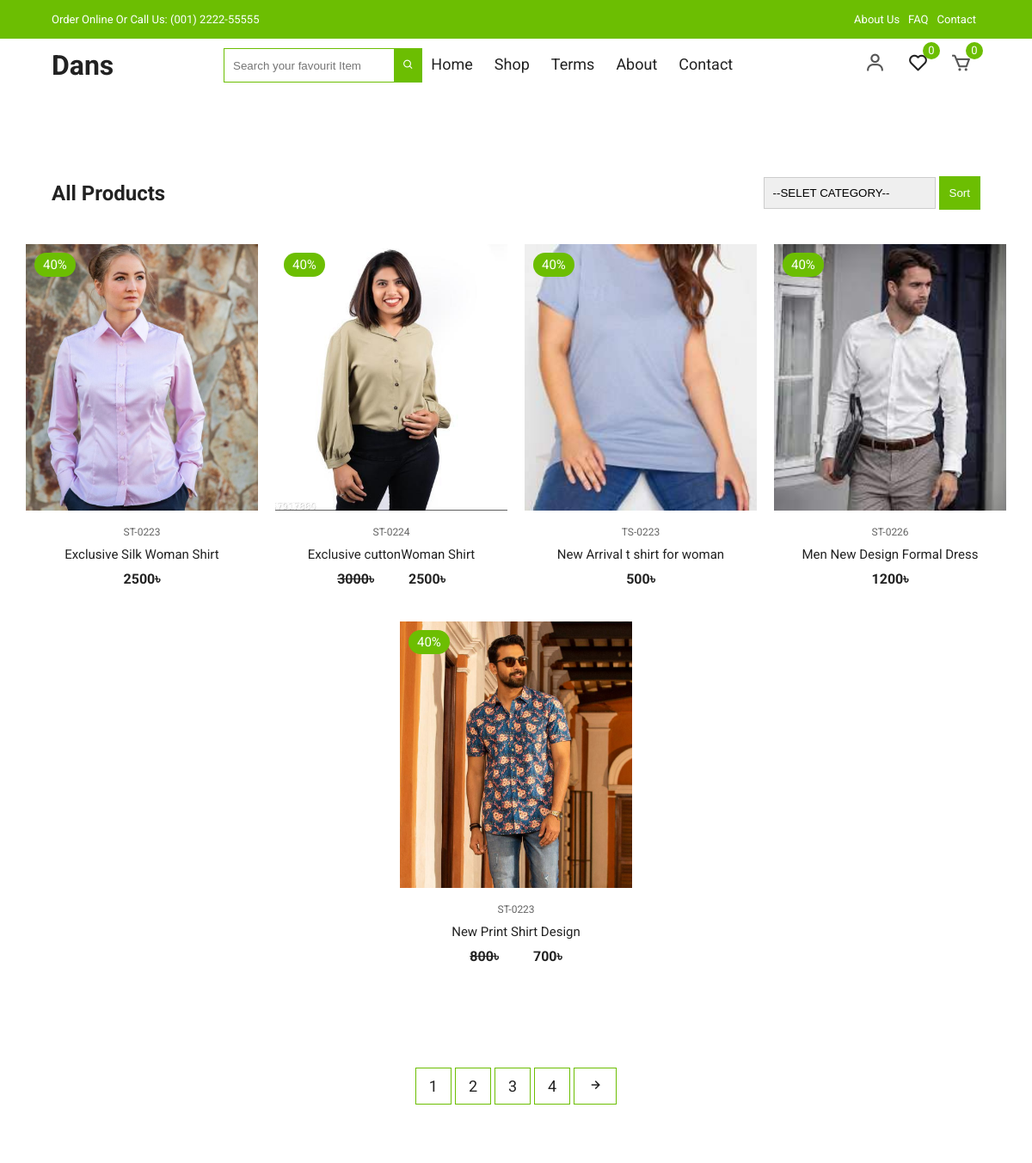
/product-shop/ (upper part), run on an earlier commit of the app's database.
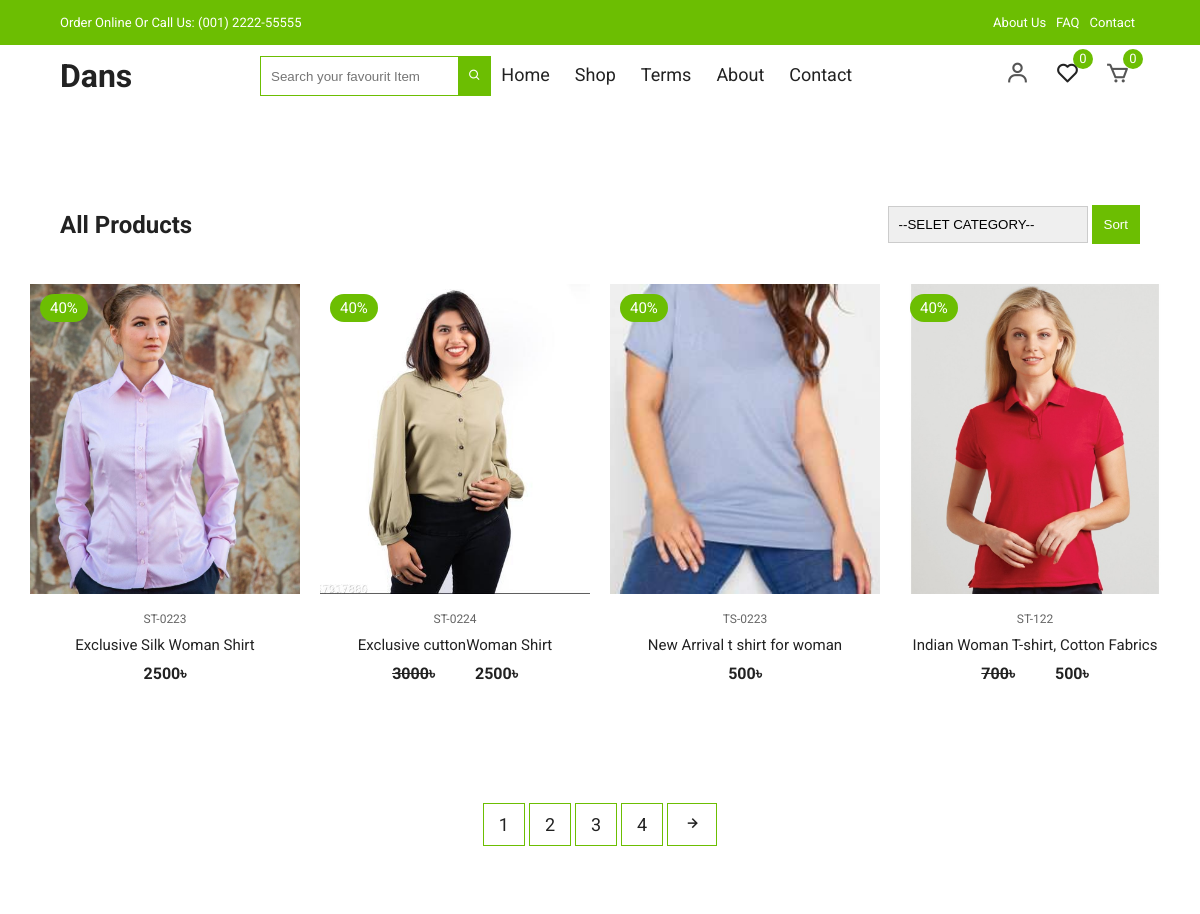
And on a later commit of the database.
### shopApp/models.py (models this page shows, shortened)
class Product(models.Model):
    product_name         = models.CharField(max_length=260)
    product_code         = models.CharField(max_length=20)
    product_quintity     = models.IntegerField(default=0)
    product_category     = models.ForeignKey(Category, on_delete=models.CASCADE, related_name='category')
    roduct_title         = models.CharField(max_length=260)
    image                = models.ImageField(upload_to='products')
    product_color_image  = models.ManyToManyField(ColorImage, blank=True, null=True, related_name="colorImg")
    color_name           = models.CharField(max_length=160)
    slug                 = models.SlugField(unique=True, null=True, blank=True)
    details              = models.TextField()
    main_price           = models.IntegerField()
    is_newarival         = models.BooleanField(default=False)
    is_discount          = models.BooleanField(default=False)
    dic_price            = models.IntegerField(default=0, blank=True, null=True)
    cerated_at           = models.DateTimeField(auto_now_add=True)
    updated_at           = models.DateTimeField(auto_now=True)

### shopApp/views.py (the view)
# urls.py: path('product-shop/', views.Products, name='products'),
def Products(request):
    selectedProduct = None
    products = Product.objects.all()
    category = Category.objects.all()
    if request.method == 'GET':
        CategoryId = request.GET.get('category')
    if CategoryId != '--SELET CATEGORY--':
        selectedProduct = Product.objects.filter(product_category=CategoryId)
    context = {
        'products':products,
        'category':category,
        'selectedProduct':selectedProduct
    }
    return render(request, 'shopApp/shop.html', context)

### template/shopApp/shop.html (shortened to what this page needs)
{% extends "base.html" %}
{% load static %}
{% block body %}
<section class="section all-products" id="products">
    <div class="top container">
      <h1>All Products</h1>
      <form method="GET">
        <select name="category">
          {% for i in category %}
            <option selected hidden=True>--SELET CATEGORY--</option>
          {% endfor %}
        </select>
        <button style="background-color: #6cbe02; padding:12px;border:none;color:white;">Sort</button>
      </form>
    </div>
    <div class="product-center container">
      {% if selectedProduct %}
      {% for i in selectedProduct %}
        <div class="product-item">
          <div class="overlay">
            <a href="{% url 'shopApp:productDetails' slug=i.slug %}" class="product-thumb">
              <img src="/media/{{i.image}}" alt="" />
            </a>
            <span class="discount">40%</span>
          </div>
          <div class="product-info">
            <span>{{i.product_code}}</span>
            <a href="{% url 'shopApp:productDetails' slug=i.slug %}">{{i.roduct_title}}</a>
            {% if i.dic_price == 0 %}
            <h4 class="mr-4">{{i.main_price}}&#2547;</h4>
            {% else %}
            <div class="" style="display: flex; justify-content:center; gap:4rem;">
              <h4 class="mr-4"> <del>{{i.main_price}}</del>&#2547;</h4>
              <h4>{{i.dic_price}}&#2547;</h4>
            </div>
            {% endif %}
          </div>
          <ul class="icons">
            <li><a href="{% url 'shopApp:addWishList' slug=i.slug %}"><i class="bx bx-heart"></i></a></li>
            <li><i class="bx bx-search"></i></li>
            <li><i class="bx bx-cart"></i></li>
          </ul>
        </div>
      {% endfor %}
      {% else %}
      {% for i in products %}
        <div class="product-item">
          <div class="overlay">
            <a href="{% url 'shopApp:productDetails' slug=i.slug %}" class="product-thumb">
              <img src="/media/{{i.image}}" alt="" />
            </a>
            <span class="discount">40%</span>
          </div>
          <div class="product-info">
            <span>{{i.product_code}}</span>
            <a href="{% url 'shopApp:productDetails' slug=i.slug %}">{{i.roduct_title}}</a>
            {% if i.dic_price == 0 %}
            <h4 class="mr-4">{{i.main_price}}&#2547;</h4>
            {% else %}
            <div class="" style="display: flex; justify-content:center; gap:4rem;">
              <h4 class="mr-4"> <del>{{i.main_price}}</del>&#2547;</h4>
              <h4>{{i.dic_price}}&#2547;</h4>
            </div>
            {% endif %}
          </div>
          <ul class="icons">
          </ul>
        </div>
      {% endfor %}
      {% endif %}
    </div>
  </section>
  <section class="pagination">
    <div class="container">
      <span>1</span> <span>2</span> <span>3</span> <span>4</span>
      <span><i class="bx bx-right-arrow-alt"></i></span>
    </div>
  </section>
{% endblock %}

### template/base.html (shortened to what this page needs)
<!DOCTYPE html>
{% load static %}
<html lang="en">
  <head>
    <link
      href="https://unpkg.com/boxicons@2.0.7/css/boxicons.min.css"
      rel="stylesheet" />
    <link rel="stylesheet"
      href="https://cdnjs.cloudflare.com/ajax/libs/Glide.js/3.4.1/css/glide.core.css">
    <link rel="stylesheet"
      href="https://cdnjs.cloudflare.com/ajax/libs/Glide.js/3.4.1/css/glide.theme.css">
    <link rel="stylesheet" href="{% static 'website_assets/css/styles.css' %}" />
  </head>
  <body>
    <header class="header" id="header">
      <div class="top-nav">
        <div class="container d-flex">
          <p>Order Online Or Call Us: (001) 2222-55555</p>
          <ul class="d-flex">
            <li><a href="#">About Us</a></li>
            <li><a href="#">FAQ</a></li>
            <li><a href="#">Contact</a></li>
          </ul>
        </div>
      </div>
      <div class="navigation">
        <div class="nav-center container d-flex">
          <a href="/" class="logo"><h1>Dans</h1></a>
          <ul class="nav-list d-flex">
            <li>
              <div>
                <form action="{% url 'homeApp:home' %}" method="GET">
                  <input
                    style="height: 40px;padding:10px;border:1px solid #6cbe02; outline:none"
                    type="text" name="search"
                    placeholder="Search your favourit Item">
                  <button id="carsh-btn"
                    style="background-color: #6cbe02;height:40px;padding:0 10px;color:white;border:0;margin-left:-5px;"><i
                      class="bx bx-search"></i></button>
                </form>
              </div>
            </li>
            <li class="nav-item">
              <a href="/" class="nav-link">Home</a>
            </li>
            <li class="nav-item">
              <a href="{% url 'shopApp:products' %}" class="nav-link">Shop</a>
            </li>
            <li class="nav-item">
              <a href="#terms" class="nav-link">Terms</a>
            </li>
            <li class="nav-item">
              <a href="#about" class="nav-link">About</a>
            </li>
            <li class="nav-item">
              <a href="#contact" class="nav-link">Contact</a>
            </li>
          </ul>
          <div class="icons d-flex">
            {% if user.is_authenticated %}
            <a href="{% url 'accounts:profile' %}" class="icon">
              <i class="bx bx-user"></i>
            </a>
            {% else %}
            <a href="{% url 'accounts:login_form' %}" class="icon">
              <i class="bx bx-user"></i>
            </a>
            {% endif %}
            <div class="icon">
              <a href="{% url 'shopApp:wishList' %}"><i class="bx bx-heart"></i></a>
              <span class="d-flex">0</span>
            </div>
            <a href="{% url 'orderApp:card_view' %}" class="icon">
              <i class="bx bx-cart"></i>
              <span class="d-flex">0</span>
            </a>
          </div>
        </div>
      </div>
    </header>
    {% block body %}
    {% endblock body %}
  </body>
</html>

### static/website_assets/css/styles.css (style rules this page uses)
:root { --white: #fff; --black: #222; --green: #6cbe02; --grey1: #f0f0f0; --grey2: #e9d7d3; }
*, *::before, *::after { margin: 0; padding: 0; box-sizing: inherit; }
html { box-sizing: border-box; font-size: 62.5%; }
body { font-family: 'Roboto', sans-serif; font-size: 1.6rem; background-color: var(--white); color: var(--black); font-weight: 400; font-style: normal; }
a { text-decoration: none; color: var(--black); }
li { list-style: none; }
.container { max-width: 114rem; margin: 0 auto; padding: 0 3rem; }
.d-flex { display: flex; align-items: center; }
.top-nav { background-color: var(--green); font-size: 1.3rem; color: var(--white); }
.top-nav div { justify-content: space-between; height: 4.5rem; }
.top-nav a { color: var(--white); padding: 0 0.5rem; }
.navigation { height: 6rem; line-height: 6rem; }
.nav-center { justify-content: space-between; }
.nav-center .nav-item:not(:last-child) { margin-right: 0.5rem; }
.nav-center .nav-link { font-size: 1.8rem; padding: 1rem; }
.icon { cursor: pointer; font-size: 2.5rem; padding: 0 1rem; color: #555; position: relative; }
.icon:not(:last-child) { margin-right: 0.5rem; }
.icon span { position: absolute; top: 3px; right: -3px; background-color: var(--green); color: var(--white); border-radius: 50%; font-size: 1.3rem; height: 2rem; width: 2rem; justify-content: center; }
.section { padding: 10rem 0 5rem 0; overflow: hidden; }
.product-center { display: flex; align-items: center; justify-content: center; flex-wrap: wrap; max-width: 120rem; margin: 0 auto; padding: 0 2rem; }
.product-item { position: relative; width: 27rem; margin: 0 auto; margin-bottom: 3rem; }
.product-thumb img { width: 100%; height: 31rem; object-fit: cover; transition: all 500ms linear; }
.product-info { padding: 1rem; text-align: center; }
.product-info span { display: inline-block; font-size: 1.2rem; color: #666; margin-bottom: 1rem; }
.product-info a { font-size: 1.5rem; display: block; margin-bottom: 1rem; transition: all 300ms ease; }
.product-item .icons { position: absolute; left: 50%; top: 35%; transform: translateX(-50%); display: flex; align-items: center; }
.product-item .overlay { position: relative; overflow: hidden; cursor: pointer; width: 100%; }
.product-item .overlay::after { content: ''; position: absolute; top: 0; left: 0; width: 100%; height: 100%; background-color: rgba(0, 0, 0, 0.5); visibility: hidden; opacity: 0; transition: 300ms ease-out; }
.product-item .discount { position: absolute; top: 1rem; left: 1rem; background-color: var(--green); padding: 0.5rem 1rem; color: var(--white); border-radius: 2rem; font-size: 1.5rem; }
.section .top { display: flex; align-items: center; justify-content: space-between; margin-bottom: 4rem; }
.all-products .top select { font-family: 'Poppins', sans-serif; width: 20rem; padding: 1rem; border: 1px solid #ccc; appearance: none; outline: none; }
form { position: relative; z-index: 1; }
.pagination { display: flex; align-items: center; padding: 3rem 0 5rem 0; }
.pagination span { display: inline-block; padding: 1rem 1.5rem; border: 1px solid var(--green); font-size: 1.8rem; margin-bottom: 2rem; cursor: pointer; transition: all 300ms ease-in-out; }

What changed in the data, as far as the page shows it:
removed Product: image (picture), product_code "ST-0226", roduct_title "Men New Design Formal Dress", main_price "1200"
removed Product: image (picture), product_code "ST-0223", roduct_title "New Print Shirt Design", main_price "800", dic_price "700"
added Product: image (picture), product_code "ST-122", roduct_title "Indian Woman T-shirt, Cotton Fabrics", main_price "700", dic_price "500"
